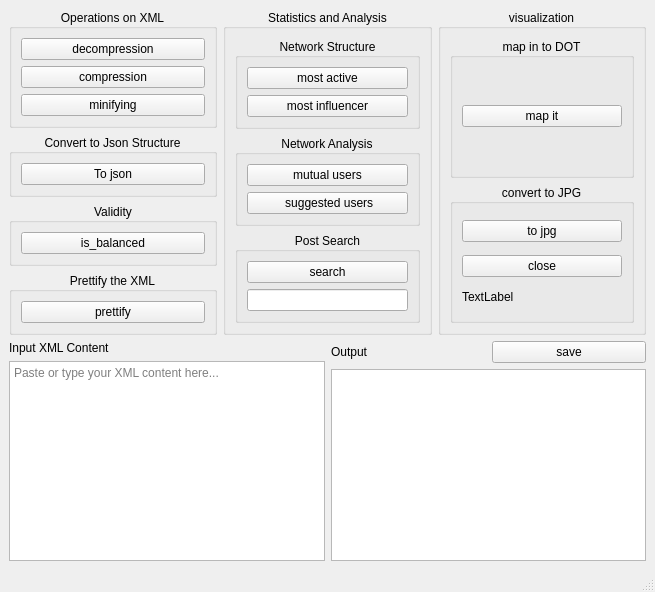
<?xml version="1.0" encoding="UTF-8"?>
<ui version="4.0">
 <class>MainWindow</class>
 <widget class="QMainWindow" name="MainWindow">
  <property name="geometry">
   <rect>
    <x>0</x>
    <y>0</y>
    <width>655</width>
    <height>508</height>
   </rect>
  </property>
  <property name="windowTitle">
   <string>MainWindow</string>
  </property>
  <widget class="QWidget" name="centralwidget">
   <layout class="QVBoxLayout" name="verticalLayout_5">
    <item>
     <layout class="QHBoxLayout" name="horizontalLayout_3">
      <item>
       <layout class="QVBoxLayout" name="verticalLayout">
        <item>
         <widget class="QGroupBox" name="groupBox">
          <property name="title">
           <string>Operations on XML</string>
          </property>
          <property name="alignment">
           <set>Qt::AlignmentFlag::AlignCenter</set>
          </property>
          <layout class="QGridLayout" name="gridLayout_8">
           <item row="0" column="0">
            <widget class="QPushButton" name="pushButton_4">
             <property name="sizePolicy">
              <sizepolicy hsizetype="Preferred" vsizetype="Fixed">
               <horstretch>0</horstretch>
               <verstretch>0</verstretch>
              </sizepolicy>
             </property>
             <property name="text">
              <string>decompression</string>
             </property>
            </widget>
           </item>
           <item row="1" column="0">
            <widget class="QPushButton" name="pushButton_3">
             <property name="sizePolicy">
              <sizepolicy hsizetype="Preferred" vsizetype="Fixed">
               <horstretch>0</horstretch>
               <verstretch>0</verstretch>
              </sizepolicy>
             </property>
             <property name="text">
              <string>compression</string>
             </property>
            </widget>
           </item>
           <item row="2" column="0">
            <widget class="QPushButton" name="pushButton_5">
             <property name="sizePolicy">
              <sizepolicy hsizetype="Preferred" vsizetype="Fixed">
               <horstretch>0</horstretch>
               <verstretch>0</verstretch>
              </sizepolicy>
             </property>
             <property name="text">
              <string>minifying</string>
             </property>
            </widget>
           </item>
          </layout>
         </widget>
        </item>
        <item>
         <widget class="QGroupBox" name="groupBox_2">
          <property name="title">
           <string>Convert to Json Structure</string>
          </property>
          <property name="alignment">
           <set>Qt::AlignmentFlag::AlignCenter</set>
          </property>
          <layout class="QGridLayout" name="gridLayout_9">
           <item row="0" column="0">
            <widget class="QPushButton" name="pushButton_2">
             <property name="sizePolicy">
              <sizepolicy hsizetype="Preferred" vsizetype="Fixed">
               <horstretch>0</horstretch>
               <verstretch>0</verstretch>
              </sizepolicy>
             </property>
             <property name="text">
              <string>To json</string>
             </property>
            </widget>
           </item>
          </layout>
         </widget>
        </item>
        <item>
         <widget class="QGroupBox" name="groupBox_8">
          <property name="title">
           <string>Validity</string>
          </property>
          <property name="alignment">
           <set>Qt::AlignmentFlag::AlignCenter</set>
          </property>
          <layout class="QGridLayout" name="gridLayout_10">
           <item row="0" column="0">
            <widget class="QPushButton" name="pushButton">
             <property name="sizePolicy">
              <sizepolicy hsizetype="Preferred" vsizetype="Fixed">
               <horstretch>0</horstretch>
               <verstretch>0</verstretch>
              </sizepolicy>
             </property>
             <property name="text">
              <string>is_balanced</string>
             </property>
            </widget>
           </item>
          </layout>
         </widget>
        </item>
        <item>
         <widget class="QGroupBox" name="groupBox_3">
          <property name="title">
           <string>Prettify the XML</string>
          </property>
          <property name="alignment">
           <set>Qt::AlignmentFlag::AlignCenter</set>
          </property>
          <layout class="QGridLayout" name="gridLayout_11">
           <item row="0" column="0">
            <widget class="QPushButton" name="pushButton_6">
             <property name="sizePolicy">
              <sizepolicy hsizetype="Preferred" vsizetype="Fixed">
               <horstretch>0</horstretch>
               <verstretch>0</verstretch>
              </sizepolicy>
             </property>
             <property name="text">
              <string>prettify</string>
             </property>
            </widget>
           </item>
          </layout>
         </widget>
        </item>
       </layout>
      </item>
      <item>
       <widget class="QGroupBox" name="groupBox_4">
        <property name="title">
         <string>Statistics and Analysis</string>
        </property>
        <property name="alignment">
         <set>Qt::AlignmentFlag::AlignCenter</set>
        </property>
        <layout class="QVBoxLayout" name="verticalLayout_2">
         <item>
          <widget class="QGroupBox" name="groupBox_5">
           <property name="title">
            <string>Network Structure</string>
           </property>
           <property name="alignment">
            <set>Qt::AlignmentFlag::AlignCenter</set>
           </property>
           <layout class="QGridLayout" name="gridLayout_2">
            <item row="0" column="0">
             <widget class="QPushButton" name="pushButton_11">
              <property name="sizePolicy">
               <sizepolicy hsizetype="Preferred" vsizetype="Fixed">
                <horstretch>0</horstretch>
                <verstretch>0</verstretch>
               </sizepolicy>
              </property>
              <property name="text">
               <string>most active</string>
              </property>
             </widget>
            </item>
            <item row="1" column="0">
             <widget class="QPushButton" name="pushButton_9">
              <property name="sizePolicy">
               <sizepolicy hsizetype="Preferred" vsizetype="Fixed">
                <horstretch>0</horstretch>
                <verstretch>0</verstretch>
               </sizepolicy>
              </property>
              <property name="text">
               <string>most influencer</string>
              </property>
             </widget>
            </item>
           </layout>
          </widget>
         </item>
         <item>
          <widget class="QGroupBox" name="groupBox_6">
           <property name="title">
            <string>Network Analysis</string>
           </property>
           <property name="alignment">
            <set>Qt::AlignmentFlag::AlignCenter</set>
           </property>
           <layout class="QGridLayout" name="gridLayout_6">
            <item row="1" column="0">
             <widget class="QPushButton" name="pushButton_12">
              <property name="sizePolicy">
               <sizepolicy hsizetype="Preferred" vsizetype="Fixed">
                <horstretch>0</horstretch>
                <verstretch>0</verstretch>
               </sizepolicy>
              </property>
              <property name="text">
               <string> suggested users</string>
              </property>
             </widget>
            </item>
            <item row="0" column="0">
             <widget class="QPushButton" name="pushButton_10">
              <property name="sizePolicy">
               <sizepolicy hsizetype="Preferred" vsizetype="Fixed">
                <horstretch>0</horstretch>
                <verstretch>0</verstretch>
               </sizepolicy>
              </property>
              <property name="text">
               <string>mutual users</string>
              </property>
             </widget>
            </item>
           </layout>
          </widget>
         </item>
         <item>
          <widget class="QGroupBox" name="groupBox_7">
           <property name="title">
            <string>Post Search</string>
           </property>
           <property name="alignment">
            <set>Qt::AlignmentFlag::AlignCenter</set>
           </property>
           <layout class="QGridLayout" name="gridLayout_5">
            <item row="0" column="0">
             <widget class="QPushButton" name="pushButton_13">
              <property name="sizePolicy">
               <sizepolicy hsizetype="Preferred" vsizetype="Fixed">
                <horstretch>0</horstretch>
                <verstretch>0</verstretch>
               </sizepolicy>
              </property>
              <property name="text">
               <string>search</string>
              </property>
             </widget>
            </item>
            <item row="1" column="0">
             <widget class="QLineEdit" name="lineEdit">
              <property name="sizePolicy">
               <sizepolicy hsizetype="Preferred" vsizetype="Fixed">
                <horstretch>0</horstretch>
                <verstretch>0</verstretch>
               </sizepolicy>
              </property>
             </widget>
            </item>
           </layout>
          </widget>
         </item>
        </layout>
       </widget>
      </item>
      <item>
       <widget class="QGroupBox" name="groupBox_9">
        <property name="title">
         <string>visualization</string>
        </property>
        <property name="alignment">
         <set>Qt::AlignmentFlag::AlignCenter</set>
        </property>
        <layout class="QGridLayout" name="gridLayout_7">
         <item row="0" column="0">
          <widget class="QGroupBox" name="groupBox_10">
           <property name="title">
            <string>map in to DOT</string>
           </property>
           <property name="alignment">
            <set>Qt::AlignmentFlag::AlignCenter</set>
           </property>
           <layout class="QGridLayout" name="gridLayout_3">
            <item row="0" column="0">
             <widget class="QPushButton" name="pushButton_8">
              <property name="sizePolicy">
               <sizepolicy hsizetype="Preferred" vsizetype="Fixed">
                <horstretch>0</horstretch>
                <verstretch>0</verstretch>
               </sizepolicy>
              </property>
              <property name="text">
               <string>map it</string>
              </property>
             </widget>
            </item>
           </layout>
          </widget>
         </item>
         <item row="1" column="0">
          <widget class="QGroupBox" name="groupBox_11">
           <property name="title">
            <string>convert to JPG</string>
           </property>
           <property name="alignment">
            <set>Qt::AlignmentFlag::AlignCenter</set>
           </property>
           <layout class="QGridLayout" name="gridLayout_4">
            <property name="horizontalSpacing">
             <number>5</number>
            </property>
            <property name="verticalSpacing">
             <number>6</number>
            </property>
            <item row="2" column="0">
             <widget class="QLabel" name="imageLabel">
              <property name="sizePolicy">
               <sizepolicy hsizetype="Preferred" vsizetype="Fixed">
                <horstretch>0</horstretch>
                <verstretch>0</verstretch>
               </sizepolicy>
              </property>
              <property name="text">
               <string>TextLabel</string>
              </property>
             </widget>
            </item>
            <item row="0" column="0">
             <widget class="QPushButton" name="pushButton_15">
              <property name="sizePolicy">
               <sizepolicy hsizetype="Preferred" vsizetype="Fixed">
                <horstretch>0</horstretch>
                <verstretch>0</verstretch>
               </sizepolicy>
              </property>
              <property name="text">
               <string>to jpg</string>
              </property>
             </widget>
            </item>
            <item row="1" column="0">
             <widget class="QPushButton" name="pushButton_14">
              <property name="text">
               <string>close</string>
              </property>
             </widget>
            </item>
           </layout>
          </widget>
         </item>
        </layout>
       </widget>
      </item>
     </layout>
    </item>
    <item>
     <layout class="QHBoxLayout" name="horizontalLayout_2">
      <item>
       <layout class="QVBoxLayout" name="verticalLayout_4">
        <item>
         <widget class="QLabel" name="label">
          <property name="sizePolicy">
           <sizepolicy hsizetype="Preferred" vsizetype="Fixed">
            <horstretch>0</horstretch>
            <verstretch>0</verstretch>
           </sizepolicy>
          </property>
          <property name="text">
           <string>Input XML Content</string>
          </property>
         </widget>
        </item>
        <item>
         <widget class="QTextEdit" name="textEdit">
          <property name="sizePolicy">
           <sizepolicy hsizetype="Expanding" vsizetype="Minimum">
            <horstretch>0</horstretch>
            <verstretch>0</verstretch>
           </sizepolicy>
          </property>
          <property name="placeholderText">
           <string>Paste or type your XML content here...</string>
          </property>
         </widget>
        </item>
       </layout>
      </item>
      <item>
       <layout class="QVBoxLayout" name="verticalLayout_3">
        <item>
         <layout class="QHBoxLayout" name="horizontalLayout">
          <item>
           <widget class="QLabel" name="label_2">
            <property name="sizePolicy">
             <sizepolicy hsizetype="Preferred" vsizetype="Fixed">
              <horstretch>0</horstretch>
              <verstretch>0</verstretch>
             </sizepolicy>
            </property>
            <property name="text">
             <string>Output</string>
            </property>
           </widget>
          </item>
          <item>
           <widget class="QPushButton" name="pushButton_7">
            <property name="sizePolicy">
             <sizepolicy hsizetype="Preferred" vsizetype="Fixed">
              <horstretch>0</horstretch>
              <verstretch>0</verstretch>
             </sizepolicy>
            </property>
            <property name="text">
             <string>save</string>
            </property>
           </widget>
          </item>
         </layout>
        </item>
        <item>
         <widget class="QTextEdit" name="textEdit_2">
          <property name="sizePolicy">
           <sizepolicy hsizetype="Expanding" vsizetype="Minimum">
            <horstretch>0</horstretch>
            <verstretch>0</verstretch>
           </sizepolicy>
          </property>
          <property name="readOnly">
           <bool>true</bool>
          </property>
         </widget>
        </item>
       </layout>
      </item>
     </layout>
    </item>
   </layout>
  </widget>
  <widget class="QMenuBar" name="menubar">
   <property name="geometry">
    <rect>
     <x>0</x>
     <y>0</y>
     <width>655</width>
     <height>18</height>
    </rect>
   </property>
  </widget>
  <widget class="QStatusBar" name="statusbar"/>
 </widget>
 <resources/>
 <connections/>
</ui>
